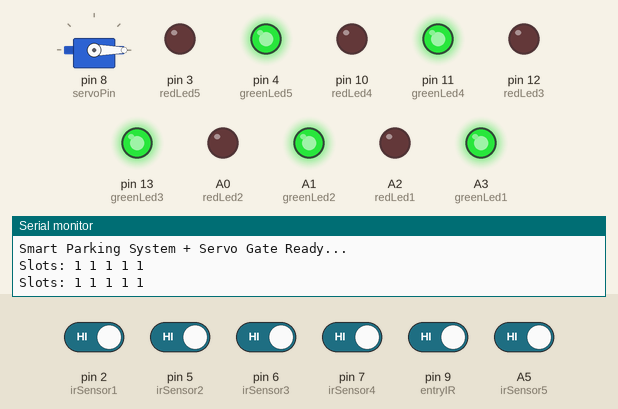
The sketch below on a simulated Arduino Uno, built with avr-gcc and run on an emulated ATmega328P. Parts: servo, output pins drawn as LEDs (lit = HIGH), the last lines printed to the serial monitor. The test bench sets the inputs (shaded band); at power-on: A5 (irSensor5), pin 2 (irSensor1), pin 5 (irSensor2), pin 6 (irSensor3), pin 7 (irSensor4), pin 9 (entryIR) HIGH.

Above: at 3.2 s.
3.3 s: pin 9 (entryIR) driven LOW
At 4.4 s:
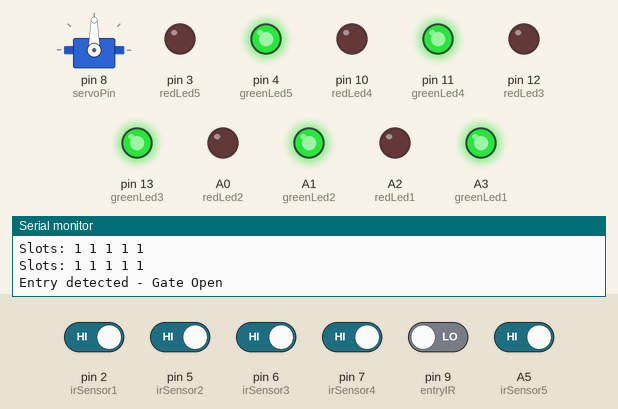
7.3 s: pin 2 (irSensor1) driven LOW
At 11.0 s:
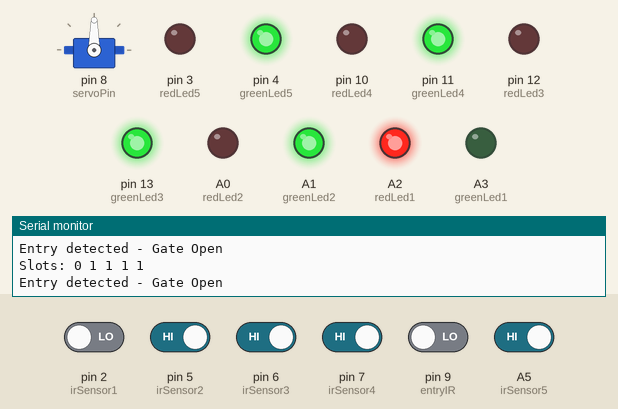
11.3 s: pin 5 (irSensor2) driven LOW
At 13.7 s:
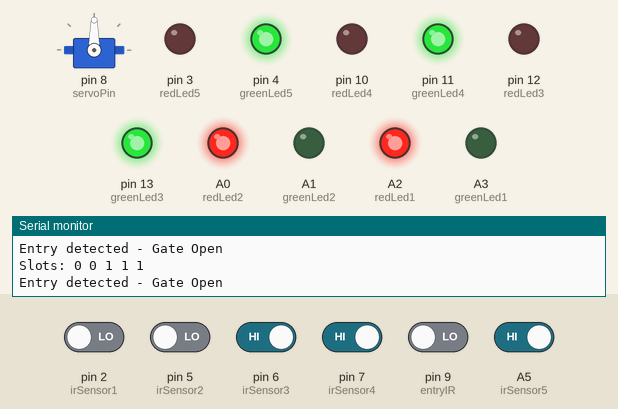
15.3 s: pin 6 (irSensor3) driven LOW
At 19.2 s:
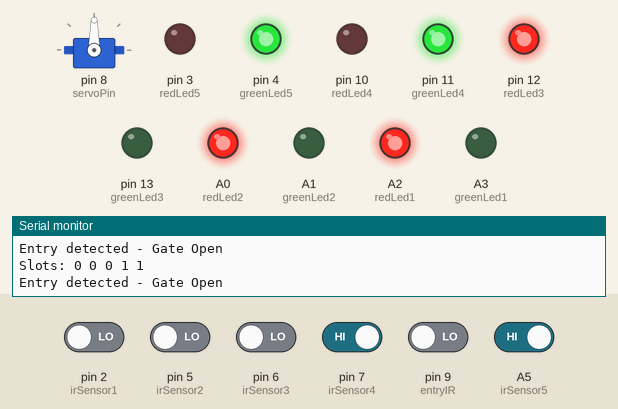
19.3 s: pin 7 (irSensor4) driven LOW
At 23.0 s:
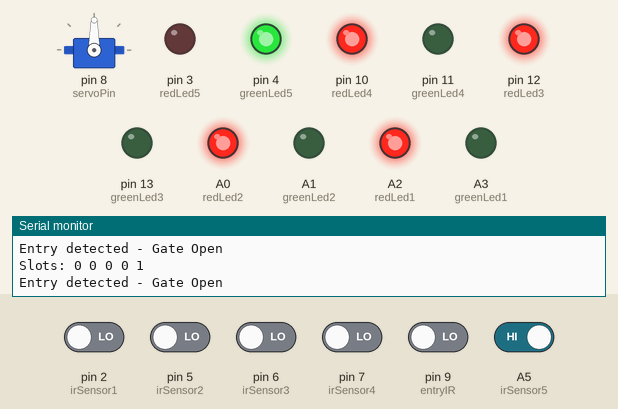
23.3 s: A5 (irSensor5) driven LOW
At 25.4 s:
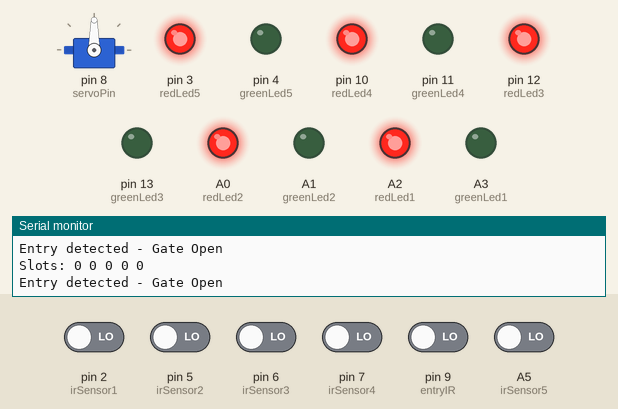
Timing chart, 0 to 28.3 s (numbered marks = the images above; inputs shaded):
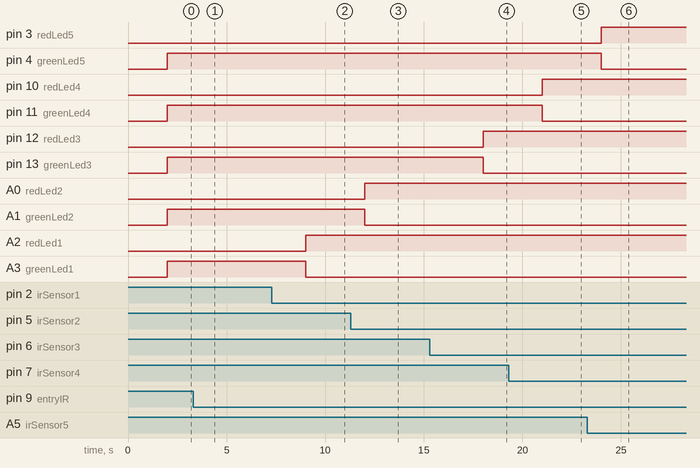

The sketch:

parking_system.ino
```cpp
#include <Servo.h>

// ====== Servo Gate Section ======
Servo gateServo;
int entryIR = 9;       // IR sensor for gate (entry)
int servoPin = 8;      // Servo signal pin

// ====== Smart Parking System (5 Slots) ======
// IR Sensor pins for slots
int irSensor1 = 2;
int irSensor2 = 5;
int irSensor3 = 6;
int irSensor4 = 7;
int irSensor5 = A5; // Using A5 as digital pin (for 5th slot)

// LED pairs (Red = occupied, Green = empty)
int redLed1 = A2;
int greenLed1 = A3;

int redLed2 = A0;
int greenLed2 = A1;

int redLed3 = 12;
int greenLed3 = 13; // onboard LED for slot 3

int redLed4 = 10;
int greenLed4 = 11;

int redLed5 = 3;
int greenLed5 = 4;


// ====== Setup ======
void setup() {
  Serial.begin(9600);
  delay(2000);

  // Servo setup
  gateServo.attach(servoPin);
  gateServo.write(0); // start closed

  pinMode(entryIR, INPUT);

  // IR sensors for slots
  pinMode(irSensor1, INPUT);
  pinMode(irSensor2, INPUT);
  pinMode(irSensor3, INPUT);
  pinMode(irSensor4, INPUT);
  pinMode(irSensor5, INPUT);

  // LEDs for each slot
  pinMode(redLed1, OUTPUT);
  pinMode(greenLed1, OUTPUT);

  pinMode(redLed2, OUTPUT);
  pinMode(greenLed2, OUTPUT);

  pinMode(redLed3, OUTPUT);
  pinMode(greenLed3, OUTPUT);

  pinMode(redLed4, OUTPUT);
  pinMode(greenLed4, OUTPUT);

  pinMode(redLed5, OUTPUT);
  pinMode(greenLed5, OUTPUT);

  Serial.println("Smart Parking System + Servo Gate Ready...");
}

// ====== Loop ======
void loop() {
  // === Gate control ===
  int entryValue = digitalRead(entryIR);

  if (entryValue == LOW) { // Car detected at entry
    gateServo.write(90);  // Open gate
    Serial.println("Entry detected - Gate Open");
    delay(2000);           // keep open 3 sec
    gateServo.write(0);    // Close gate
  }

  // === Parking Slots ===
  int s1 = digitalRead(irSensor1);
  int s2 = digitalRead(irSensor2);
  int s3 = digitalRead(irSensor3);
  int s4 = digitalRead(irSensor4);
  int s5 = digitalRead(irSensor5);

  // Slot 1
  if (s1 == LOW) {
    digitalWrite(redLed1, HIGH);
    digitalWrite(greenLed1, LOW);
  } else {
    digitalWrite(redLed1, LOW);
    digitalWrite(greenLed1, HIGH);
  }

  // Slot 2
  if (s2 == LOW) {
    digitalWrite(redLed2, HIGH);
    digitalWrite(greenLed2, LOW);
  } else {
    digitalWrite(redLed2, LOW);
    digitalWrite(greenLed2, HIGH);
  }

  // Slot 3
  if (s3 == LOW) {
    digitalWrite(redLed3, HIGH);
    digitalWrite(greenLed3, LOW);
  } else {
    digitalWrite(redLed3, LOW);
    digitalWrite(greenLed3, HIGH);
  }

  // Slot 4
  if (s4 == LOW) {
    digitalWrite(redLed4, HIGH);
    digitalWrite(greenLed4, LOW);
  } else {
    digitalWrite(redLed4, LOW);
    digitalWrite(greenLed4, HIGH);
  }

  // Slot 5
  if (s5 == LOW) {
    digitalWrite(redLed5, HIGH);
    digitalWrite(greenLed5, LOW);
  } else {
    digitalWrite(redLed5, LOW);
    digitalWrite(greenLed5, HIGH);
  }

  // Print status to Serial Monitor
  Serial.print("Slots: ");
  Serial.print(s1); Serial.print(" ");
  Serial.print(s2); Serial.print(" ");
  Serial.print(s3); Serial.print(" ");
  Serial.print(s4); Serial.print(" ");
  Serial.println(s5);

  delay(1000);
}
```

Measured:
- after the input at 3.3 s, servo on pin 8 (servoPin): 0° → 90° after 0.70 s, → 0° 2.0 s later, → 90° 1.0 s later
- after the input at 7.3 s, A2 (redLed1): LOW → HIGH after 1.7 s; A3 (greenLed1): HIGH → LOW after 1.7 s
- after the input at 11.3 s, A0 (redLed2): LOW → HIGH after 0.70 s; A1 (greenLed2): HIGH → LOW after 0.70 s
- after the input at 15.3 s, pin 12 (redLed3): LOW → HIGH after 2.7 s; pin 13 (greenLed3): HIGH → LOW after 2.7 s
- after the input at 19.3 s, pin 10 (redLed4): LOW → HIGH after 1.7 s; pin 11 (greenLed4): HIGH → LOW after 1.7 s
- after the input at 23.3 s, pin 3 (redLed5): LOW → HIGH after 0.71 s; pin 4 (greenLed5): HIGH → LOW after 0.71 s
